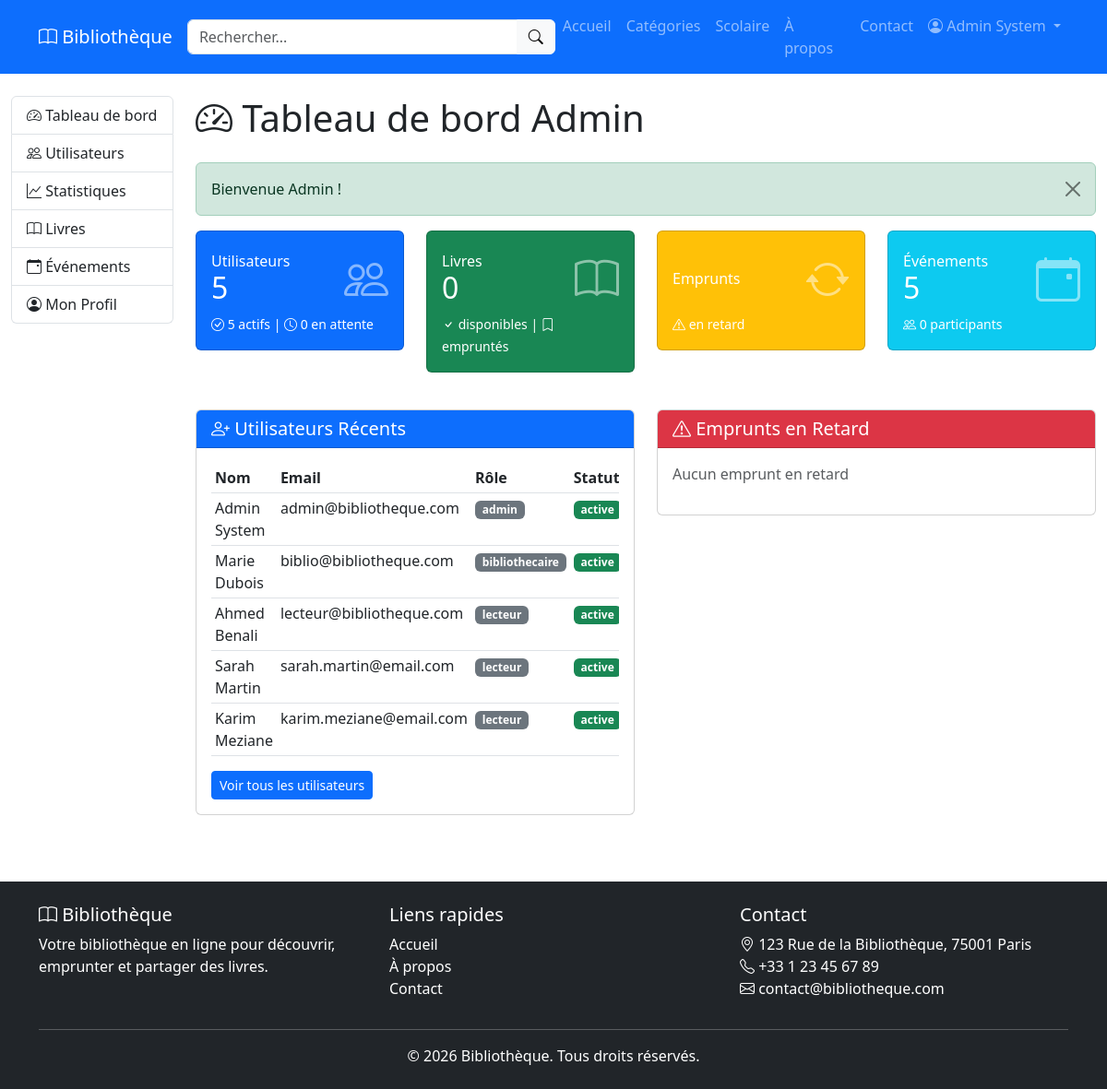
The page /admin/dashboard (signed in) on the database its author committed.
### tables this page shows
CREATE TABLE users
(
    id INT
    UNSIGNED AUTO_INCREMENT PRIMARY KEY,
    email VARCHAR
    (255) NOT NULL UNIQUE,
    password VARCHAR
    (255) NOT NULL,
    first_name VARCHAR
    (100) NOT NULL,
    last_name VARCHAR
    (100) NOT NULL,
    phone VARCHAR
    (20),
    address TEXT,
    role ENUM
    ('lecteur', 'bibliothecaire', 'admin') NOT NULL DEFAULT 'lecteur',
    status ENUM
    ('active', 'inactive', 'pending') NOT NULL DEFAULT 'pending',
    created_at TIMESTAMP DEFAULT CURRENT_TIMESTAMP,
    updated_at TIMESTAMP DEFAULT CURRENT_TIMESTAMP ON
    UPDATE CURRENT_TIMESTAMP,
    last_login TIMESTAMP
    NULL,
    INDEX idx_email
    (email),
    INDEX idx_role
    (role),
    INDEX idx_status
    (status)
);

### views/admin/dashboard.php (the view, shortened to what the rows shown need)
<?php
require_once ROOT_PATH . '/views/layouts/header.php';
?>
<div class="container-fluid my-4">
    <div class="row">
        <div class="col-md-9 col-lg-10">
            <h1 class="mb-4"><i class="bi bi-speedometer2"></i> Tableau de bord Admin</h1>
            <div class="row mb-4">
                <div class="col-md-3 mb-3">
                    <div class="card bg-primary text-white">
                        <div class="card-body">
                            <div class="d-flex justify-content-between align-items-center">
                                <div>
                                    <h2 class="mb-0"><?php echo $userStats['total']; ?></h2>
                                </div>
                            </div>
                        </div>
                    </div>
                </div>
                <div class="col-md-3 mb-3">
                    <div class="card bg-success text-white">
                        <div class="card-body">
                            <div class="d-flex justify-content-between align-items-center">
                                <div>
                                    <h2 class="mb-0"><?php echo $bookStats['total_books']; ?></h2>
                                </div>
                            </div>
                        </div>
                    </div>
                </div>
                <div class="col-md-3 mb-3">
                    <div class="card bg-info text-white">
                        <div class="card-body">
                            <div class="d-flex justify-content-between align-items-center">
                                <div>
                                    <h2 class="mb-0"><?php echo $eventStats['upcoming']; ?></h2>
                                </div>
                            </div>
                        </div>
                    </div>
                </div>
            </div>
            <div class="row">
                <div class="col-md-6 mb-4">
                    <div class="card">
                        <div class="card-body">
                            <?php if (empty($recentUsers)): ?>
                                <p class="text-muted">Aucun utilisateur récent</p>
                            <?php else: ?>
                                <div class="table-responsive">
                                    <table class="table table-sm">
                                        <thead>
                                            <tr>
                                                <th>Nom</th>
                                                <th>Email</th>
                                                <th>Rôle</th>
                                                <th>Statut</th>
                                            </tr>
                                        </thead>
                                        <tbody>
                                            <?php foreach ($recentUsers as $user): ?>
                                                <tr>
                                                    <td><?php echo escape($user['first_name'] . ' ' . $user['last_name']); ?></td>
                                                    <td><?php echo escape($user['email']); ?></td>
                                                    <td>
                                                        <span class="badge bg-secondary">
                                                            <?php echo escape($user['role']); ?>
                                                        </span>
                                                    </td>
                                                    <td>
                                                        <?php
                                                        $statusClass = match($user['status']) {
                                                            'active' => 'success',
                                                            'pending' => 'warning',
                                                            'inactive' => 'secondary',
                                                            default => 'secondary'
                                                        };
                                                        ?>
                                                        <span class="badge bg-<?php echo $statusClass; ?>">
                                                            <?php echo escape($user['status']); ?>
                                                        </span>
                                                    </td>
                                                </tr>
                                            <?php endforeach; ?>
                                        </tbody>
                                    </table>
                                </div>
                            <?php endif; ?>
                        </div>
                    </div>
                </div>
            </div>
        </div>
    </div>
</div>
<?php require_once ROOT_PATH . '/views/layouts/footer.php'; ?>

### rows shown on the page
users: first_name+last_name "Admin System", email "admin@bibliotheque.com", role "admin", status "active"
users: first_name+last_name "Marie Dubois", email "biblio@bibliotheque.com", role "bibliothecaire", status "active"
users: first_name+last_name "Ahmed Benali", email "lecteur@bibliotheque.com", role "lecteur", status "active"
users: first_name+last_name "Sarah Martin", email "sarah.martin@email.com", role "lecteur", status "active"
users: first_name+last_name "Karim Meziane", email "karim.meziane@email.com", role "lecteur", status "active"

### other values the page prints
APP_NAME "Bibliothèque"
$user['name'] "Admin System"
$message "Bienvenue Admin !"
$userStats['total'] "5"
$userStats['active'] "5"
$userStats['pending'] "0"
$bookStats['total_books'] "0"
$eventStats['upcoming'] "5"
$eventStats['total_participants'] "0"
